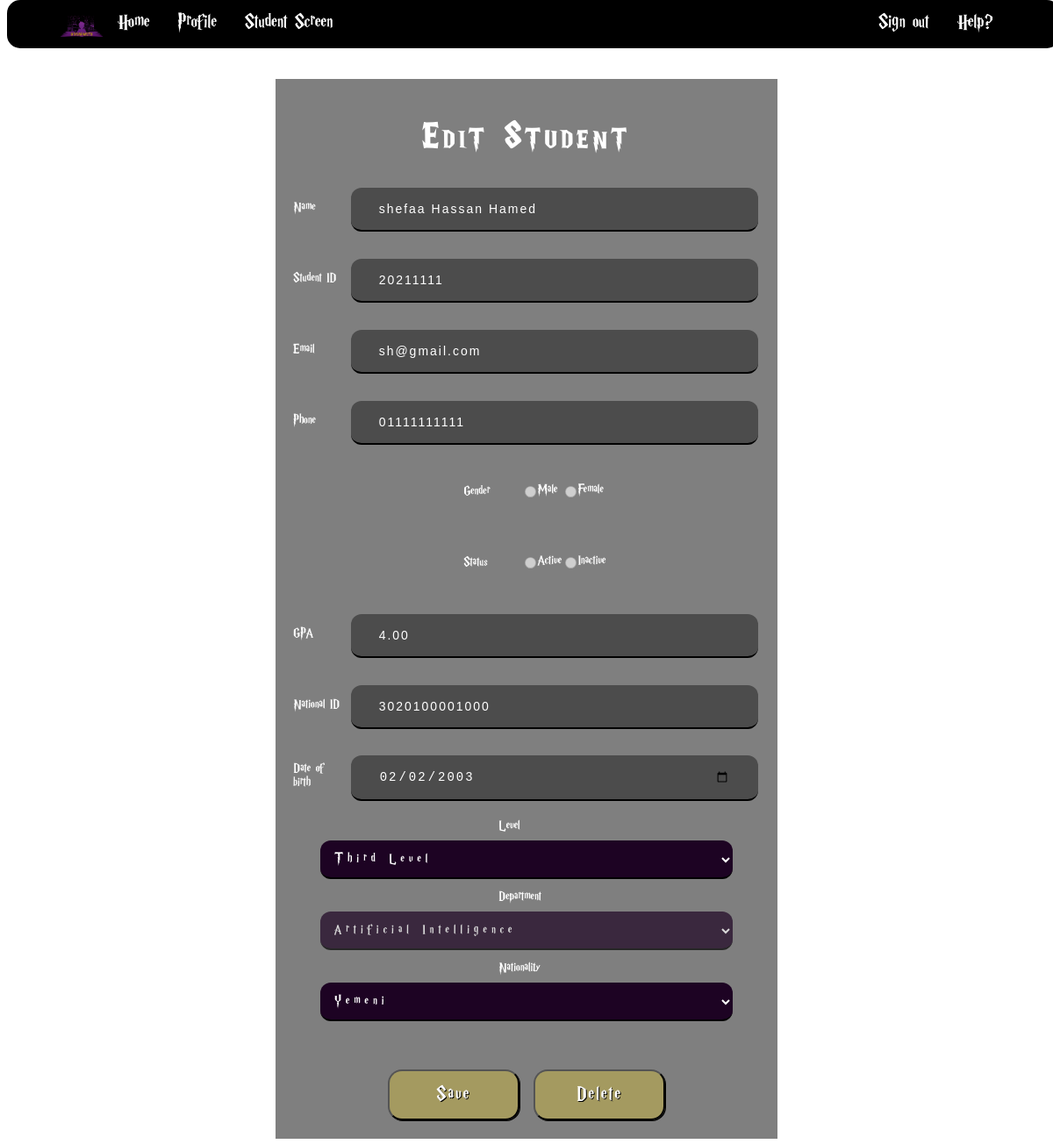
Page /home/student_screen/edit_student/20211111 on the committed database.
### app/models.py (models this page shows)
class Student(models.Model):
    name = models.CharField(max_length=50)
    id = models.IntegerField(primary_key=True)
    email = models.CharField(max_length=100)
    phone = models.CharField(max_length=12)
    gender = models.CharField(max_length=10, choices=CHOICE)
    status = models.CharField(max_length=10, choices=STATUS)
    level = models.IntegerField(choices=LEVEL)
    department = models.CharField(
        max_length=30, choices=DEPARTMENT, default=None)
    gpa = models.DecimalField(max_digits=3, decimal_places=2, default=None)
    nationalid = models.IntegerField(default=None)
    nationality = models.CharField(max_length=50, choices=NATIONALITY)
    birthdate = models.DateTimeField(default=None)

### app/views.py (the view)
def editStudent(request, id):
    student = {
        'student': Student.objects.get(id=id)}
    return render(request, 'edit_student.html', student)

### app/templates/edit_student.html (shortened to what this page needs)
{% load static %}
<!DOCTYPE html>
<html lang="en">
  <head>
    <link rel="stylesheet" href="{% static 'styleSheet.css' %}" />
  </head>
  <header>
    <nav>
      <ul class="left">
        <li>
          <img
            src="../../../static/imgs/logo.png"
            alt=""
            width="20px"
            height="20px"
            title="logo"
          />
        </li>
        <li><a href="../../">Home</a></li>
        <li><a href="../../profile">Profile</a></li>
        <li><a href="../../student_screen">Student Screen</a></li>
      </ul>
      <ul class="right">
        <li><a href="../../../signin">Sign out</a></li>
        <li><a href="../../help">Help?</a></li>
      </ul>
    </nav>
  </header>
  <body>
    <div id="edit-form-container">
      <form id="edit-form">
        <h1 class="center">Edit Student</h1>
        <div class="input-field">
          <label for="student-name">Name</label>
          <input
            type="text"
            id="edit-name"
            name="name"
            placeholder="Enter student's full name"
            value="{{student.name}}"
          />
        </div>
        <div class="input-field">
          <label for="edit-id">Student ID</label>
          <input
            type="text"
            id="id"
            name="id"
            placeholder="Enter student's ID"
            value="{{student.id}}"
            disabled
          />
        </div>
        <div class="input-field">
          <label for="edit-email">Email</label>
          <input
            type="email"
            id="edit-email"
            name="email"
            placeholder="Enter student's email"
            value="{{student.email}}"
          />
        </div>
        <div class="input-field">
          <label for="edit-phone">Phone</label>
          <input
            type="text"
            id="edit-phone"
            name="phone"
            placeholder="Enter student's phone number"
            value="{{student.phone}}"
          />
        </div>
        <div class="input-field">
          <label>Gender</label>
          <div class="radio-container">
            <label class="radio-button">
              {%if student.gender == 'Male'%}
              <input
                type="radio"
                id="edit-male"
                name="gender"
                value="male"
                checked
                disabled
              />
              {% else %}
              <input
                type="radio"
                id="gender"
                name="gender"
                value="male"
                disabled
              />
              {% endif %} Male
            </label>
            <label class="radio-button">
              {%if student.gender == 'Female'%}
              <input
                type="radio"
                id="edit-female"
                name="gender"
                value="female"
                checked
                disabled
              />
              {% else %}
              <input
                type="radio"
                id="edit-female"
                name="gender"
                value="female"
                disabled
              />
              {% endif %} Female
            </label>
          </div>
        </div>
        <div class="input-field">
          <label>Status</label>
          <div class="radio-container">
            <label class="radio-button">
              {%if student.status == 'Active'%}
              <input
                type="radio"
                name="edit-status"
                value="active"
                checked
                disabled
              />
              {%else%}
              <input type="radio" name="edit-status" value="active" disabled />
              {% endif %} Active
            </label>
            <label class="radio-button">
              {%if student.status == 'Inactive'%}
              <input
                type="radio"
                name="edit-status"
                value="inactive"
                checked
                disabled
              />
              {% else %}
              <input
                type="radio"
                name="edit-status"
                value="inactive"
                disabled
              />
              {% endif %}Inactive
            </label>
          </div>
        </div>
        <div class="input-field">
          <label for="edit-gpa">GPA</label>
          <input
            type="text"
            id="edit-gpa"
            name="gpa"
            placeholder="Enter student's GPA"
            value="{{student.gpa}}"
          />
        </div>
        <div class="input-field">
          <label for="edit-national-id"> National ID</label>
          <input
            type="text"
            id="edit-national-id"
            name="nationalid"
            placeholder="Enter student's National ID"
            value="{{student.nationalid}}"
          />
        </div>
        <div class="input-field">
          <label for="edit-date-of-birth">Date of birth</label>
          <input
            type="date"
            id="edit-date-of-birth"
            name="birthdate"
            value="{{ student.birthdate|date:'Y-m-d' }}"
          />
        </div>
        <div class="input-field">
          <label for="edit-level">Level</label>
          <select name="level" id="edit-level">
             {% if student.level == 3 %}
            <option value="3" selected>Third Level</option>
            {% else %}
            <option value="3">Third Level</option>
            {% endif %}
          </select>
        </div>
        <div class="input-field">
          <label for="edit-department">Department</label>
          <select name="department" id="edit-department" disabled>
            {% if student.department == 'General' %}
            <option value="General" selected>General</option>
            {% elif student.department == 'CS' %}
            <option value="CS" selected>Computer Science</option>
            {% elif student.department == 'AI' %}
            <option value="AI" selected>Artificial Intelligence</option>
            {% elif student.department == 'IS' %}
            <option value="IS" selected>Information Science</option>
            {% elif student.department == 'IT' %}
            <option value="IT" selected>Information Technology</option>
            {% endif %}
          </select>
        </div>
        <div class="input-field">
          <label for="edit-nationality">Nationality</label>
          <select name="nationality" id="edit-nationality">
             {% if student.nationality == 'Yemeni' %}
            <option value="Yemeni" selected>Yemeni</option>
            {% else %}
            <option value="Yemeni">Yemeni</option>
            {% endif %}
          </select>
        </div>
        <br /><br />
        <div id="edit-info-button" style="gap: 1rem" class="center">
          <button type="button" id="save-button">Save</button>
          <button type="button" onclick="deleteStudent()">Delete</button>
        </div>
      </form>
    </div>
  </body>
</html>

### app/static/styleSheet.css (style rules this page uses)
header ul { list-style-type: none; padding: 0; overflow: hidden; margin: 0 5%; }
header { position: fixed; top: 0; width: 100%; }
nav { display: flex; justify-content: space-between; background-color: #000000; border-radius: 15px; z-index: 100; }
header li { font-size: x-large; float: left; }
header li a { display: block; color: white; text-align: center; padding: 14px 16px; text-decoration: none; }
header li img { width: 50px; height: 50px; }
header a:link { color: white; }
body { font-family: harry_potter, serif; background-image: url("imgs/hogwartsBackground22.png"); color: white; background-attachment: fixed; background-size: cover; background-repeat: no-repeat; margin-top: 90px; }
h1 { font-size: 40px; letter-spacing: 5px; font-variant: small-caps; }
ul { font-size: x-large; }
form div { height: 70px; display: flex; align-items: center; justify-content: center; }
input, select { letter-spacing: 2px; font-size: 14px; background-color: rgba(0, 0, 0, 0.4); border: none; border-radius: 12px; border-bottom: 2px solid black; color: white; padding: 16px 32px; text-decoration: none; margin: 4px 2px; cursor: pointer; }
a { color: #fae28b; text-decoration: none; }
form button, button, .submit { font-family: harry_potter, serif; letter-spacing: 2px; font-size: 24px; background-color: rgba(214, 190, 57, 0.432); border-radius: 16px; border: 2px dot-dash #000000; color: white; padding: 15px 32px; text-align: center; text-decoration: none; display: flow; box-shadow: 1px 1px black; text-shadow: 1px 1px black; transition: 0.5s; width: 150px; cursor: pointer; margin-top: 10px; }
.center { text-align: center; }
#student-form, #editProfile-admin, #edit-form { display: flex; flex-direction: column; align-items: center; max-width: 45%; margin: auto; margin-bottom: 30px; padding: 20px; background-color: rgba(0, 0, 0, 0.5); }
.input-field, #editGender { display: flex; flex-direction: row; justify-content: justify; flex-wrap: wrap; width: 100%; margin-bottom: 1px; padding-bottom: 10px; }
.input-field>input { width: 400px; transition: 0.5s; }
.input-field select { letter-spacing: 5px; width: 470px; transition: 0.5s; }
.radio-container { display: flex; flex-direction: row; justify-content: center; width: 15%; }
.radio-button { margin-left: 0px; padding: 10px; display: contents; }
.input-field label { width: 20%; margin-right: 10px; margin-bottom: 5px; font-size: 16px; flex-basis: 10%; display: flex; }
select, select option { background-color: rgba(29, 3, 35); border: 2px dot-dot-dash black; padding: 12px; font-family: harry_potter, serif; font-size: 16px; letter-spacing: 3px; }

### rows in the picture
Student: name "shefaa Hassan Hamed", id "20211111", email "sh@gmail.com", phone "01111111111", gpa "4.00", nationalid "3020100001000", birthdate "02/02/2003", level "Third Level", department "Artificial Intelligence", nationality "Yemeni"
